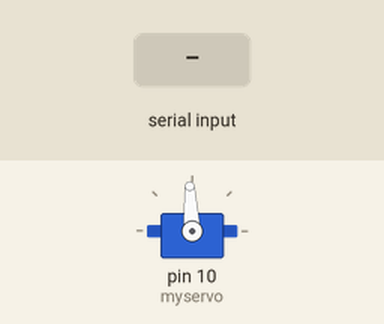
Simulated run of this sketch. Board: Arduino Uno, built with avr-gcc and run on an emulated ATmega328P. Parts: servo. Inputs (shaded band) come from the test bench.

Above: at 1.2 s.
1.3 s: "90,45\n" received over Serial
At 2.7 s:
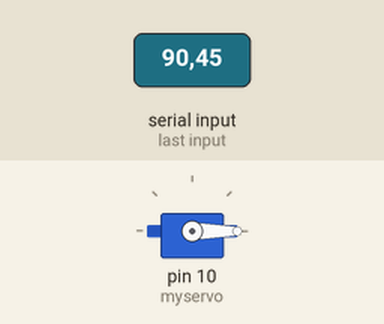
Timing chart, 0 to 4.3 s (numbered marks = the images above; inputs shaded):
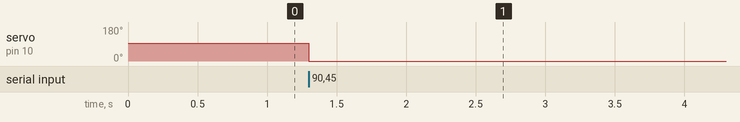

Measured:
- after the input at 1.3 s, servo on pin 10 (myservo): 93° → 0° at once

The sketch:

writeservo.ino
```cpp
#include <Servo.h>

Servo myservo;

void setup()
{
  myservo.attach(10);
  Serial.begin(57600);
  myservo.writeMicroseconds(1500);
    // set servo to mid-point
}

void loop() {
  // put your main code here, to run repeatedly:
  while(Serial.available()==0){}
  int num=Serial.parseInt();
  myservo.writeMicroseconds(num);

}
```
